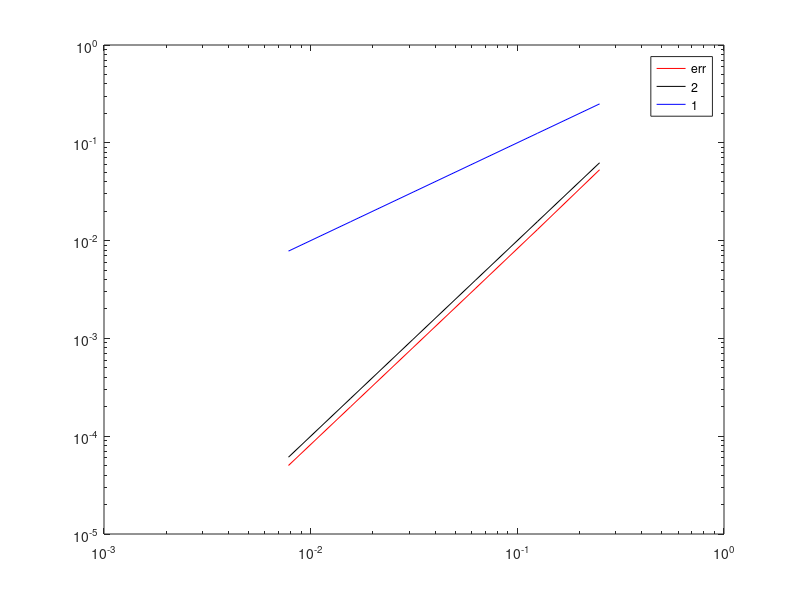

The MATLAB source for this figure:
% MDF v2 - Estudio de convergencia, con memoria preasignada
%
% Mismo estudio que MDF_v1_converg.m, con el ensamblaje de MDF_v2_test.m: los
% vectores ii, jj, ss se reservan de entrada con su tamano exacto
%
%     nnz = 5*(M-1)^2 - 4*(M-1)
%
% y se llenan con un contador, en vez de crecer de a un elemento por vez.
%
% Los resultados numericos son identicos a los de la v1 -- misma matriz, misma
% solucion, mismo error. Lo que cambia es el tiempo: al comparar los tic/toc de
% ambas versiones se ve que la v1 se degrada al refinar la malla, porque hacer
% crecer un arreglo dentro de un ciclo cuesta O(N^2), mientras que la v2 se
% mantiene proporcional al tamano del problema.
%
% El error sigue bajando como h^2: cada vez que M se duplica, el error se divide
% entre 4 aproximadamente.

% entradas
uex = @(x,y) sin(pi*x).*sin(pi*y);        % sol. exacta
f   = @(x,y) 2*pi^2*sin(pi*x).*sin(pi*y); % lado derecho

err = [];                                 % error de cada malla
hh = [];                                  % paso h de cada malla

for M = 2.^(2:7)                                     % cantidad intervalos
    tic
    h = 1/M;                                         % paso de la malla
    dimA = (M-1)^2;                                  % cantidad de nodos interiores

    % espacio exacto para las tres listas del formato triplete
    nnzA = 5*(M-1)^2 - 4*(M-1);
    ii = zeros(nnzA,1);                              % filas
    jj = zeros(nnzA,1);                              % columnas
    ss = zeros(nnzA,1);                              % valores
    k  = 0;                                          % entradas escritas

    b  = zeros(dimA,1);                              % lado derecho del sistema
    UexMat = zeros(M-1,M-1);                             % sol. exacta en la malla

    % recorrido de los nodos interiores: j avanza en y, i avanza en x
    for j = 1:M-1
        for i = 1:M-1
            pos = (j-1)*(M-1)+i;         % fila del sistema para el nodo (i,j)
            b(pos) = h^2*f(i*h,j*h);     % lado derecho, ya multiplicado por h^2
            UexMat(i,j) = uex(i*h,j*h);      % referencia para medir el error

            % termino diagonal: el propio nodo (i,j)
            k = k+1;  ii(k) = pos;  jj(k) = pos;          ss(k) =  4;

            % vecino izquierdo (i-1,j); si i==1 cae en la frontera x=0
            if(i~=1)
                k = k+1;  ii(k) = pos;  jj(k) = pos-1;      ss(k) = -1;
            end

            % vecino derecho (i+1,j); si i==M-1 cae en la frontera x=1
            if(i~=M-1)
                k = k+1;  ii(k) = pos;  jj(k) = pos+1;      ss(k) = -1;
            end

            % vecino inferior (i,j-1); si j==1 cae en la frontera y=0
            if(j~=1)
                k = k+1;  ii(k) = pos;  jj(k) = pos-(M-1);  ss(k) = -1;
            end

            % vecino superior (i,j+1); si j==M-1 cae en la frontera y=1
            if(j~=M-1)
                k = k+1;  ii(k) = pos;  jj(k) = pos+(M-1);  ss(k) = -1;
            end
        end
    end
    assert(k == nnzA, 'se escribieron %d entradas y se habian reservado %d', k, nnzA)

    A = sparse(ii,jj,ss,dimA,dimA);      % arma la matriz de una sola vez
    uh = A\b;                            % resuelve el sistema
    toc

    % UexMat(:) apila la matriz por columnas, que es justo el orden
    % pos = (j-1)*(M-1)+i con que se armo uh: ambos vectores son comparables
    hh = [hh, h];
    err = [err, norm(uh-UexMat(:),inf)];
end

%%
% en log-log el error debe quedar paralelo a h^2 (pendiente 2), no a h
loglog(hh,err,'r'), hold on
loglog(hh,hh.^2,'k')
loglog(hh,hh,'b')
legend('err','2','1')
